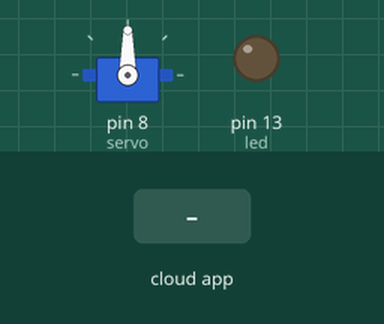
The sketch below on a simulated Arduino Uno, built with avr-gcc and run on an emulated ATmega328P. Shown: servo, output pins drawn as LEDs (lit = HIGH). Inputs (shaded band) come from the test bench. The ROS host is connected and sends only what is stated.

Above: at 1.2 s.
1.3 s: the phone or cloud app sets servo to 0
At 2.0 s:
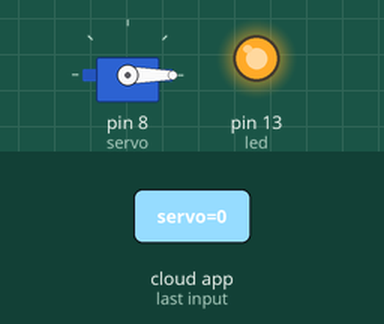
2.8 s: the phone or cloud app sets servo to 45
At 3.1 s:
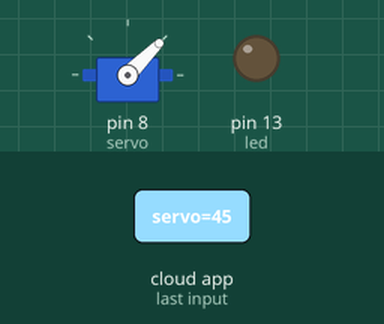
4.3 s: the phone or cloud app sets servo to 90
At 5.4 s:
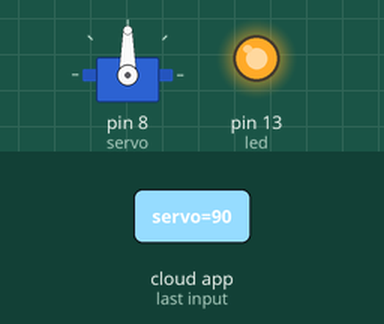
5.8 s: the phone or cloud app sets servo to 180
At 6.6 s:
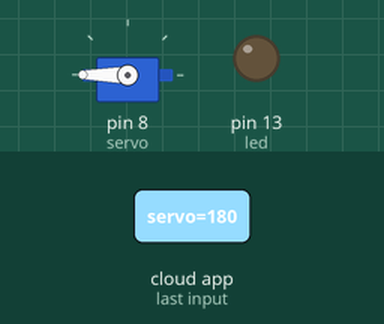
7.3 s: the phone or cloud app sets servo to 45
At 7.7 s:
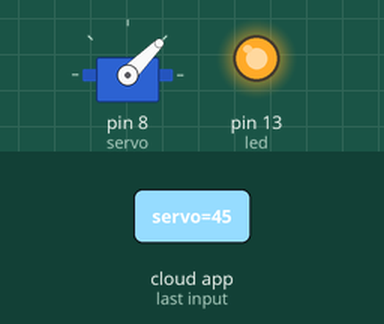
8.8 s: the phone or cloud app sets servo to 0
At 10.0 s:
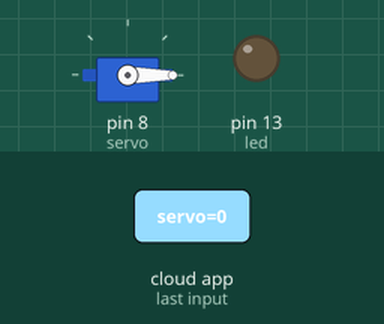
Timing chart, 0 to 11.3 s (numbered marks = the images above; inputs shaded):
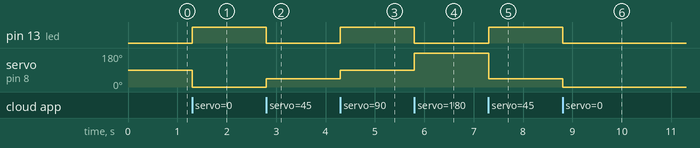

Measured:
- after the input at 1.3 s, pin 13 (led): LOW → HIGH at once; servo on pin 8 (servo): 90° → 0° at once
- after the input at 2.8 s, pin 13 (led): HIGH → LOW at once; servo on pin 8 (servo): 0° → 45° at once
- after the input at 4.3 s, pin 13 (led): LOW → HIGH at once; servo on pin 8 (servo): 45° → 90° at once
- after the input at 5.8 s, pin 13 (led): HIGH → LOW at once; servo on pin 8 (servo): 90° → 180° at once
- after the input at 7.3 s, pin 13 (led): LOW → HIGH at once; servo on pin 8 (servo): 180° → 45° at once
- after the input at 8.8 s, pin 13 (led): HIGH → LOW at once; servo on pin 8 (servo): 45° → 0° at once

The sketch:

sketch.ino
```cpp
#if defined(ARDUINO) && ARDUINO >= 100
  #include "Arduino.h"
#else
  #include <WProgram.h>
#endif

#include <Servo.h>
#include <ros.h>
#include <std_msgs/UInt16.h>
#include <std_msgs/Float32.h>
#include <std_msgs/UInt32.h>

std_msgs::Float32 sonar_msg;
const int pingPin = 11;

ros::Publisher pub_sonar("sonar", &sonar_msg);
ros::NodeHandle  nh;

Servo servo;

void servo_cb( const std_msgs::UInt16& cmd_msg)
{
  servo.write(cmd_msg.data); //set servo angle, should be from 0-180
  digitalWrite(13, HIGH-digitalRead(13));  //toggle led
}

long microsecondsToCentimeters(long microseconds)
{
  // The speed of sound is 340 m/s or 29 microseconds per centimeter.
  // The ping travels out and back, so to find the distance of the
  // object we take half of the distance travelled.
  return microseconds / 29 / 2;
}

long sonarDist()
{
  long distanceCm = 0;
  pinMode(pingPin, OUTPUT);          // Set pin to OUTPUT
  digitalWrite(pingPin, LOW);        // Ensure pin is low
  delayMicroseconds(2);
  digitalWrite(pingPin, HIGH);       // Start ranging
  delayMicroseconds(5);              //   with 5 microsecond burst
  digitalWrite(pingPin, LOW);        // End ranging
  pinMode(pingPin, INPUT);           // Set pin to INPUT
  long duration = pulseIn(pingPin, HIGH); // Read echo pulse
  distanceCm    = microsecondsToCentimeters(duration);
  Serial.println(distanceCm);        // Display result
  delay(200);		             // Short delay
  return distanceCm;
}

ros::Subscriber<std_msgs::UInt16> sub("servo", servo_cb);

void setup()
{
  pinMode(13, OUTPUT);
  nh.initNode();
  nh.subscribe(sub);
  servo.attach(8); //attach it to pin 9
}

void loop()
{
  nh.spinOnce();
  delay(1);
}
```
